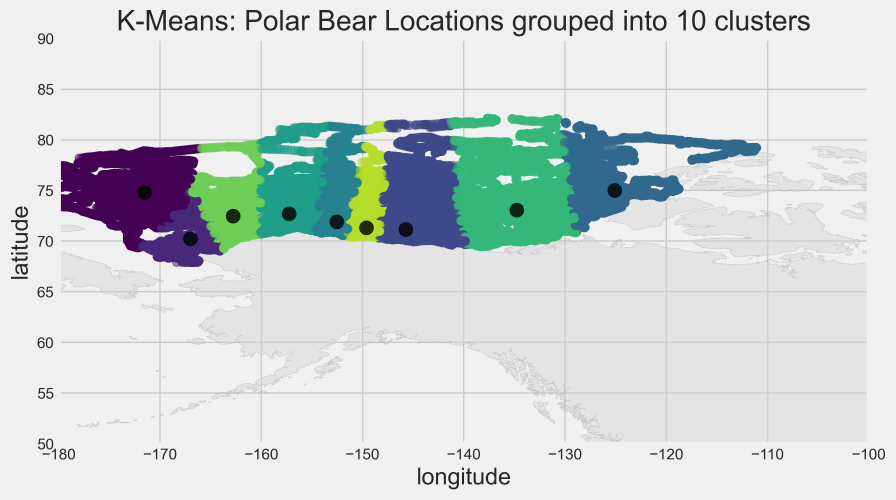
#> input picture ML_notebooks/plots/bear_kmeans_10_clusters.png, 2687 x 1498 px (shown at 1/3 size); its folder holds 5 pictures in this run
$ jupyter execute --allow-errors pB_den_location.ipynb   (shell and % lines are left out)   (older library calls are emulated)
#> lines starting #> are read from the running program, lines starting #| are printed output that depends on the picture
[cell 1]
# Import Libraries
import pandas as pd
import numpy as np
import matplotlib.pyplot as plt
from sklearn.cluster import KMeans
import seaborn as sns; sns.set()
import csv
import plotly.express as px
import time
import matplotlib.cm as cm
import glob
from PIL import Image

import geopandas as gpd
from geopandas import GeoSeries
from shapely.geometry import Point

from sklearn.cluster import MiniBatchKMeans


plt.style.use('fivethirtyeight')
plt.rcParams['figure.figsize'] = (12,8)
pd.options.display.max_rows = 100
pd.options.display.max_columns = 100

#> (a cell that did not finish here is left out)

#> (a cell that did not finish here is left out)

#> (a cell that did not finish here is left out)

#> (a cell that did not finish here is left out)

# Data Preprocessing

#> (a cell that did not finish here is left out)

#> (a cell that did not finish here is left out)

#> (a cell that did not finish here is left out)

## plot coordinates and clusters onto Map of Arctic Circle

[cell 9]
# [46 lines left out: function plot_geolocation_by_cluster, not called in this run]

[cell 10]
ssd = []

#> (the rest of this cell did not finish here and is left out)

[cell 11]
def png_to_gif(path_to_images, save_file_path, duration=500):
#> called with path_to_images = '../ML_notebooks/plots/*.png', duration = 1000
    frames = []
    images = glob.glob(f'{path_to_images}')

    for i in sorted(images):
        im = Image.open(i)
#> im is the input picture: PIL image 2687x1498 RGBA; mean R, G, B, A 209.4, 216.5, 216.3, 255
        im = im.resize((550,389),Image.ANTIALIAS)
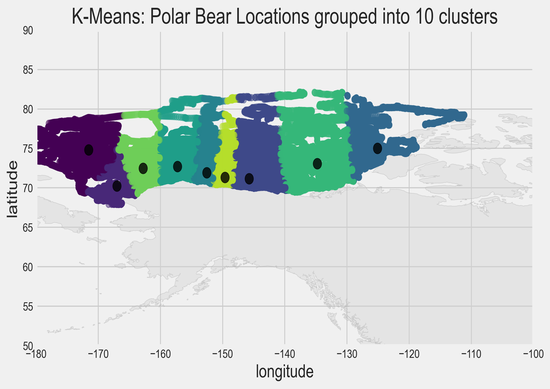
#> im: PIL image 550x389 RGBA; mean R, G, B, A 209.4, 216.5, 216.3, 255
        frames.append(im.copy())
#> pass 2 of the loop in png_to_gif, `for i in sorted(images):`:
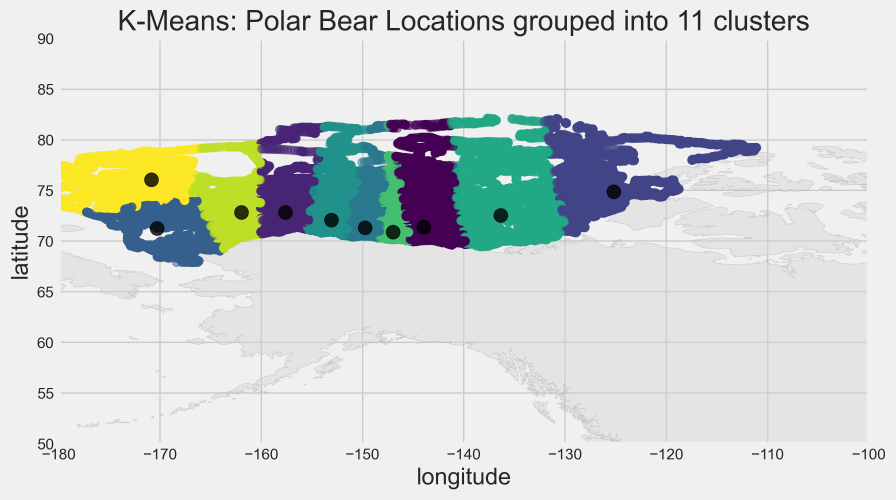
#> input picture ML_notebooks/plots/bear_kmeans_11_clusters.png, 2687 x 1498 px (shown at 1/3 size)
#> in png_to_gif, im is the input picture: PIL image 2687x1498 RGBA; mean R, G, B, A 212.6, 217.2, 215.1, 255
#> in png_to_gif, `im = im.resize((550,389),Image.ANTIALIAS)`:
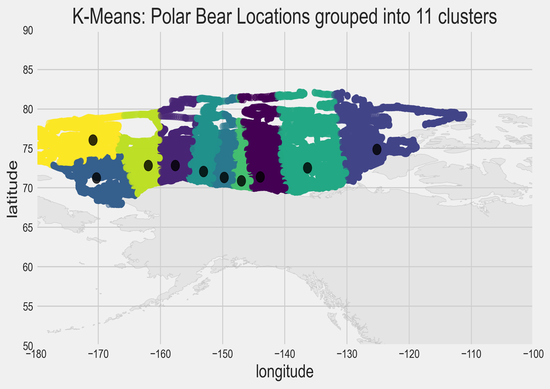
#> im: PIL image 550x389 RGBA; mean R, G, B, A 212.6, 217.2, 215.1, 255
#> pass 3 of the loop in png_to_gif, `for i in sorted(images):`:
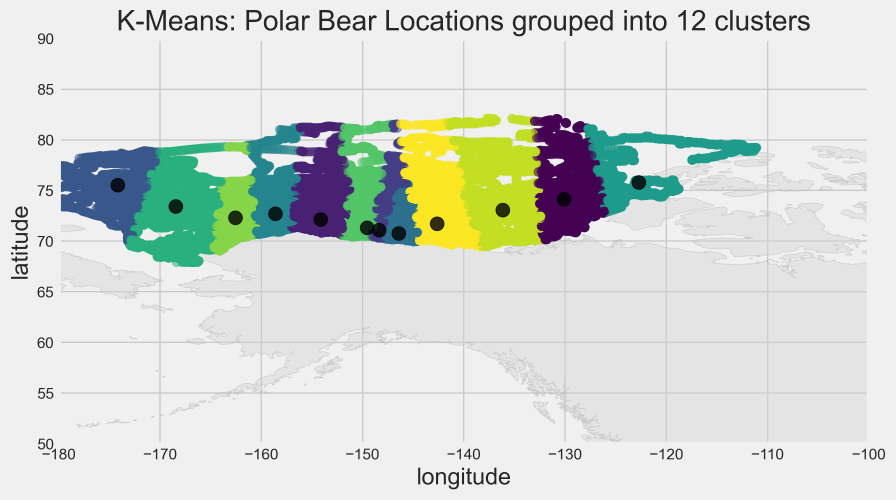
#> input picture ML_notebooks/plots/bear_kmeans_12_clusters.png, 2687 x 1498 px (shown at 1/3 size)
#> in png_to_gif, im is the input picture: PIL image 2687x1498 RGBA; mean R, G, B, A 214, 219.5, 213.7, 255
#> in png_to_gif, `im = im.resize((550,389),Image.ANTIALIAS)`:
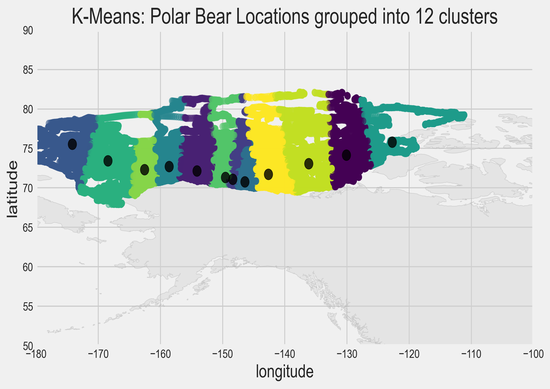
#> im: PIL image 550x389 RGBA; mean R, G, B, A 214, 219.5, 213.7, 255
#> the loop made 4 passes; the first 3 are shown

    frames[0].save(f'{save_file_path}', format='GIF', append_images=frames[1:], save_all=True,
                   duration=duration, loop=0)
